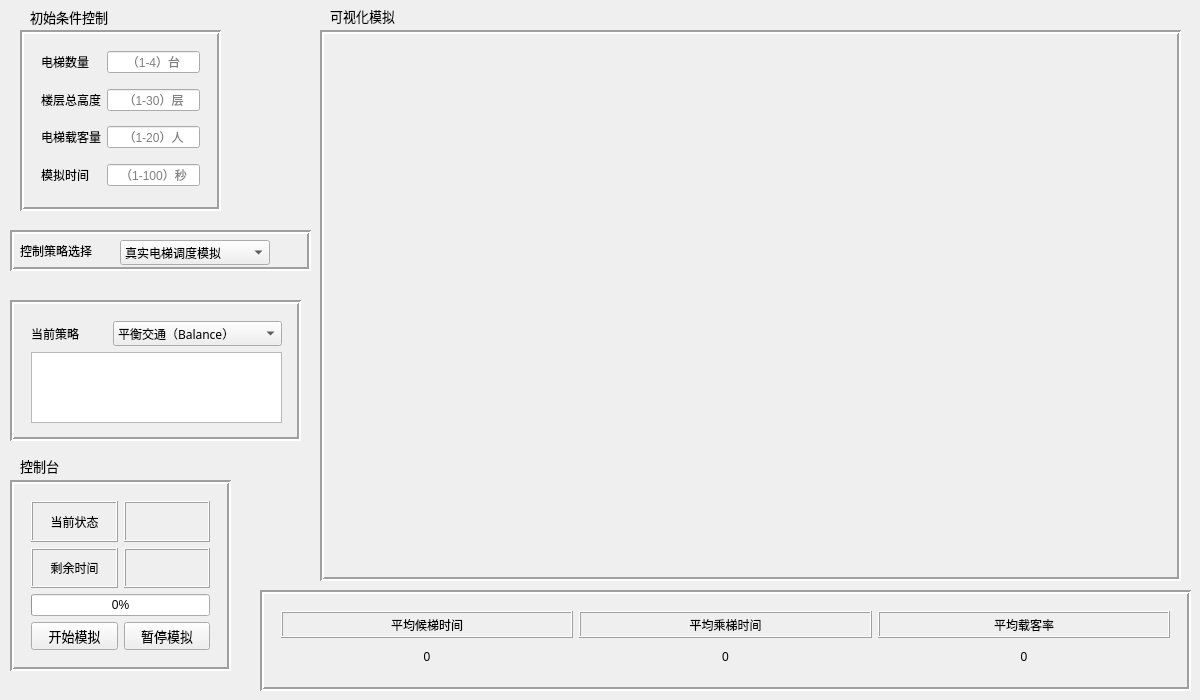
<?xml version="1.0" encoding="UTF-8"?>
<ui version="4.0">
 <class>MCESClass</class>
 <widget class="QMainWindow" name="MCESClass">
  <property name="geometry">
   <rect>
    <x>0</x>
    <y>0</y>
    <width>1200</width>
    <height>700</height>
   </rect>
  </property>
  <property name="windowTitle">
   <string>MCES</string>
  </property>
  <widget class="QWidget" name="centralWidget">
   <widget class="QLabel" name="text_condition">
    <property name="geometry">
     <rect>
      <x>30</x>
      <y>6</y>
      <width>111</width>
      <height>21</height>
     </rect>
    </property>
    <property name="font">
     <font>
      <family>黑体</family>
      <pointsize>10</pointsize>
     </font>
    </property>
    <property name="text">
     <string>初始条件控制</string>
    </property>
    <property name="textFormat">
     <enum>Qt::AutoText</enum>
    </property>
   </widget>
   <widget class="QLabel" name="text_console">
    <property name="geometry">
     <rect>
      <x>20</x>
      <y>456</y>
      <width>51</width>
      <height>20</height>
     </rect>
    </property>
    <property name="font">
     <font>
      <family>黑体</family>
      <pointsize>10</pointsize>
     </font>
    </property>
    <property name="text">
     <string>控制台</string>
    </property>
   </widget>
   <widget class="QFrame" name="conditionFrame">
    <property name="geometry">
     <rect>
      <x>20</x>
      <y>30</y>
      <width>201</width>
      <height>181</height>
     </rect>
    </property>
    <property name="frameShape">
     <enum>QFrame::Box</enum>
    </property>
    <property name="frameShadow">
     <enum>QFrame::Sunken</enum>
    </property>
    <property name="lineWidth">
     <number>2</number>
    </property>
    <widget class="QWidget" name="formLayoutWidget">
     <property name="geometry">
      <rect>
       <x>10</x>
       <y>10</y>
       <width>181</width>
       <height>157</height>
      </rect>
     </property>
     <layout class="QFormLayout" name="conditionLayout">
      <item row="0" column="0">
       <widget class="QLabel" name="text_elevatorNum">
        <property name="text">
         <string>电梯数量</string>
        </property>
       </widget>
      </item>
      <item row="0" column="1">
       <widget class="QLineEdit" name="elevatorNum">
        <property name="text">
         <string/>
        </property>
        <property name="alignment">
         <set>Qt::AlignCenter</set>
        </property>
        <property name="placeholderText">
         <string>（1-4）台</string>
        </property>
       </widget>
      </item>
      <item row="1" column="0">
       <spacer name="verticalSpacer_3">
        <property name="orientation">
         <enum>Qt::Vertical</enum>
        </property>
        <property name="sizeHint" stdset="0">
         <size>
          <width>20</width>
          <height>40</height>
         </size>
        </property>
       </spacer>
      </item>
      <item row="2" column="0">
       <widget class="QLabel" name="text_maxHeight">
        <property name="text">
         <string>楼层总高度</string>
        </property>
       </widget>
      </item>
      <item row="3" column="0">
       <spacer name="verticalSpacer_2">
        <property name="orientation">
         <enum>Qt::Vertical</enum>
        </property>
        <property name="sizeHint" stdset="0">
         <size>
          <width>20</width>
          <height>40</height>
         </size>
        </property>
       </spacer>
      </item>
      <item row="4" column="0">
       <widget class="QLabel" name="text_cabinVolume">
        <property name="text">
         <string>电梯载客量</string>
        </property>
       </widget>
      </item>
      <item row="4" column="1">
       <widget class="QLineEdit" name="cabinVolume">
        <property name="text">
         <string/>
        </property>
        <property name="alignment">
         <set>Qt::AlignCenter</set>
        </property>
        <property name="placeholderText">
         <string>（1-20）人</string>
        </property>
       </widget>
      </item>
      <item row="5" column="0">
       <spacer name="verticalSpacer">
        <property name="orientation">
         <enum>Qt::Vertical</enum>
        </property>
        <property name="sizeHint" stdset="0">
         <size>
          <width>20</width>
          <height>40</height>
         </size>
        </property>
       </spacer>
      </item>
      <item row="6" column="0">
       <widget class="QLabel" name="text_simulateDuration">
        <property name="text">
         <string>模拟时间</string>
        </property>
        <property name="alignment">
         <set>Qt::AlignCenter</set>
        </property>
       </widget>
      </item>
      <item row="6" column="1">
       <widget class="QLineEdit" name="simulateDuration">
        <property name="text">
         <string/>
        </property>
        <property name="alignment">
         <set>Qt::AlignCenter</set>
        </property>
        <property name="placeholderText">
         <string>（1-100）秒</string>
        </property>
        <property name="clearButtonEnabled">
         <bool>false</bool>
        </property>
       </widget>
      </item>
      <item row="2" column="1">
       <widget class="QLineEdit" name="maxHeight">
        <property name="text">
         <string/>
        </property>
        <property name="alignment">
         <set>Qt::AlignCenter</set>
        </property>
        <property name="readOnly">
         <bool>false</bool>
        </property>
        <property name="placeholderText">
         <string>（1-30）层</string>
        </property>
       </widget>
      </item>
     </layout>
    </widget>
   </widget>
   <widget class="QFrame" name="policyFrame">
    <property name="geometry">
     <rect>
      <x>10</x>
      <y>300</y>
      <width>291</width>
      <height>141</height>
     </rect>
    </property>
    <property name="frameShape">
     <enum>QFrame::Box</enum>
    </property>
    <property name="frameShadow">
     <enum>QFrame::Sunken</enum>
    </property>
    <property name="lineWidth">
     <number>2</number>
    </property>
    <widget class="QWidget" name="gridLayoutWidget">
     <property name="geometry">
      <rect>
       <x>10</x>
       <y>10</y>
       <width>273</width>
       <height>124</height>
      </rect>
     </property>
     <layout class="QGridLayout" name="policyLayout">
      <item row="0" column="1">
       <widget class="QComboBox" name="policySelection">
        <property name="font">
         <font>
          <family>宋体</family>
          <pointsize>9</pointsize>
         </font>
        </property>
        <property name="sizeAdjustPolicy">
         <enum>QComboBox::AdjustToContentsOnFirstShow</enum>
        </property>
        <item>
         <property name="text">
          <string>平衡交通（Balance）</string>
         </property>
        </item>
        <item>
         <property name="text">
          <string>上行高峰期（Up-Peak）</string>
         </property>
        </item>
        <item>
         <property name="text">
          <string>下行高峰期（Down-Peak）</string>
         </property>
        </item>
        <item>
         <property name="text">
          <string>二路交通（Two-Way）</string>
         </property>
        </item>
       </widget>
      </item>
      <item row="0" column="0">
       <widget class="QLabel" name="text_currentPolicy">
        <property name="font">
         <font>
          <family>黑体</family>
         </font>
        </property>
        <property name="text">
         <string>当前策略</string>
        </property>
       </widget>
      </item>
      <item row="1" column="0" colspan="2">
       <widget class="QTextBrowser" name="policyDescribe">
        <property name="font">
         <font>
          <family>黑体</family>
          <pointsize>10</pointsize>
          <underline>false</underline>
         </font>
        </property>
        <property name="focusPolicy">
         <enum>Qt::StrongFocus</enum>
        </property>
        <property name="layoutDirection">
         <enum>Qt::LeftToRight</enum>
        </property>
       </widget>
      </item>
     </layout>
    </widget>
   </widget>
   <widget class="QFrame" name="consoleFrame">
    <property name="geometry">
     <rect>
      <x>10</x>
      <y>480</y>
      <width>221</width>
      <height>191</height>
     </rect>
    </property>
    <property name="frameShape">
     <enum>QFrame::Box</enum>
    </property>
    <property name="frameShadow">
     <enum>QFrame::Sunken</enum>
    </property>
    <property name="lineWidth">
     <number>2</number>
    </property>
    <widget class="QWidget" name="gridLayoutWidget_2">
     <property name="geometry">
      <rect>
       <x>10</x>
       <y>10</y>
       <width>201</width>
       <height>171</height>
      </rect>
     </property>
     <layout class="QGridLayout" name="consoleLayout">
      <item row="1" column="2">
       <widget class="QLabel" name="leftTime">
        <property name="frameShape">
         <enum>QFrame::Box</enum>
        </property>
        <property name="frameShadow">
         <enum>QFrame::Raised</enum>
        </property>
        <property name="lineWidth">
         <number>1</number>
        </property>
        <property name="text">
         <string/>
        </property>
        <property name="alignment">
         <set>Qt::AlignCenter</set>
        </property>
        <property name="margin">
         <number>1</number>
        </property>
       </widget>
      </item>
      <item row="1" column="1">
       <widget class="QLabel" name="text_leftTime">
        <property name="frameShape">
         <enum>QFrame::Box</enum>
        </property>
        <property name="frameShadow">
         <enum>QFrame::Raised</enum>
        </property>
        <property name="text">
         <string>剩余时间</string>
        </property>
        <property name="alignment">
         <set>Qt::AlignCenter</set>
        </property>
        <property name="margin">
         <number>0</number>
        </property>
       </widget>
      </item>
      <item row="3" column="1">
       <widget class="QPushButton" name="startSimulateButton">
        <property name="font">
         <font>
          <family>黑体</family>
          <pointsize>10</pointsize>
         </font>
        </property>
        <property name="text">
         <string>开始模拟</string>
        </property>
       </widget>
      </item>
      <item row="3" column="2">
       <widget class="QPushButton" name="pauseSimulateButton">
        <property name="font">
         <font>
          <family>黑体</family>
          <pointsize>10</pointsize>
         </font>
        </property>
        <property name="text">
         <string>暂停模拟</string>
        </property>
       </widget>
      </item>
      <item row="2" column="1" colspan="2">
       <widget class="QProgressBar" name="simulateProcess">
        <property name="value">
         <number>0</number>
        </property>
        <property name="alignment">
         <set>Qt::AlignCenter</set>
        </property>
       </widget>
      </item>
      <item row="0" column="2">
       <widget class="QLabel" name="currentStatus">
        <property name="frameShape">
         <enum>QFrame::Box</enum>
        </property>
        <property name="frameShadow">
         <enum>QFrame::Raised</enum>
        </property>
        <property name="text">
         <string/>
        </property>
        <property name="alignment">
         <set>Qt::AlignCenter</set>
        </property>
        <property name="margin">
         <number>1</number>
        </property>
       </widget>
      </item>
      <item row="0" column="1">
       <widget class="QLabel" name="text_status">
        <property name="frameShape">
         <enum>QFrame::Box</enum>
        </property>
        <property name="frameShadow">
         <enum>QFrame::Raised</enum>
        </property>
        <property name="midLineWidth">
         <number>0</number>
        </property>
        <property name="text">
         <string>当前状态</string>
        </property>
        <property name="scaledContents">
         <bool>false</bool>
        </property>
        <property name="alignment">
         <set>Qt::AlignCenter</set>
        </property>
        <property name="wordWrap">
         <bool>false</bool>
        </property>
        <property name="margin">
         <number>0</number>
        </property>
       </widget>
      </item>
     </layout>
    </widget>
   </widget>
   <widget class="QFrame" name="simulateGraphFrame">
    <property name="geometry">
     <rect>
      <x>320</x>
      <y>30</y>
      <width>861</width>
      <height>551</height>
     </rect>
    </property>
    <property name="frameShape">
     <enum>QFrame::Box</enum>
    </property>
    <property name="frameShadow">
     <enum>QFrame::Sunken</enum>
    </property>
    <property name="lineWidth">
     <number>2</number>
    </property>
    <widget class="QWidget" name="horizontalLayoutWidget">
     <property name="geometry">
      <rect>
       <x>10</x>
       <y>10</y>
       <width>841</width>
       <height>531</height>
      </rect>
     </property>
     <layout class="QHBoxLayout" name="simulateGraph"/>
    </widget>
   </widget>
   <widget class="QLabel" name="text_simulateGraph">
    <property name="geometry">
     <rect>
      <x>330</x>
      <y>6</y>
      <width>91</width>
      <height>20</height>
     </rect>
    </property>
    <property name="font">
     <font>
      <family>黑体</family>
      <pointsize>10</pointsize>
     </font>
    </property>
    <property name="text">
     <string>可视化模拟</string>
    </property>
   </widget>
   <widget class="QFrame" name="simulateResultFrame">
    <property name="geometry">
     <rect>
      <x>260</x>
      <y>590</y>
      <width>931</width>
      <height>101</height>
     </rect>
    </property>
    <property name="frameShape">
     <enum>QFrame::Box</enum>
    </property>
    <property name="frameShadow">
     <enum>QFrame::Sunken</enum>
    </property>
    <property name="lineWidth">
     <number>2</number>
    </property>
    <widget class="QWidget" name="gridLayoutWidget_4">
     <property name="geometry">
      <rect>
       <x>10</x>
       <y>10</y>
       <width>911</width>
       <height>81</height>
      </rect>
     </property>
     <layout class="QGridLayout" name="simulateResultLayout">
      <item row="0" column="2">
       <widget class="QLabel" name="text_ARC">
        <property name="frameShape">
         <enum>QFrame::Box</enum>
        </property>
        <property name="frameShadow">
         <enum>QFrame::Raised</enum>
        </property>
        <property name="text">
         <string>平均载客率</string>
        </property>
        <property name="alignment">
         <set>Qt::AlignCenter</set>
        </property>
       </widget>
      </item>
      <item row="1" column="2">
       <widget class="QLabel" name="ARC">
        <property name="text">
         <string>0</string>
        </property>
        <property name="alignment">
         <set>Qt::AlignCenter</set>
        </property>
       </widget>
      </item>
      <item row="1" column="0">
       <widget class="QLabel" name="AWD">
        <property name="text">
         <string>0</string>
        </property>
        <property name="alignment">
         <set>Qt::AlignCenter</set>
        </property>
       </widget>
      </item>
      <item row="1" column="1">
       <widget class="QLabel" name="ATD">
        <property name="text">
         <string>0</string>
        </property>
        <property name="alignment">
         <set>Qt::AlignCenter</set>
        </property>
       </widget>
      </item>
      <item row="0" column="1">
       <widget class="QLabel" name="text_ATD">
        <property name="frameShape">
         <enum>QFrame::Box</enum>
        </property>
        <property name="frameShadow">
         <enum>QFrame::Raised</enum>
        </property>
        <property name="text">
         <string>平均乘梯时间</string>
        </property>
        <property name="alignment">
         <set>Qt::AlignCenter</set>
        </property>
       </widget>
      </item>
      <item row="0" column="0">
       <widget class="QLabel" name="text_AWD">
        <property name="frameShape">
         <enum>QFrame::Box</enum>
        </property>
        <property name="frameShadow">
         <enum>QFrame::Raised</enum>
        </property>
        <property name="text">
         <string>平均候梯时间</string>
        </property>
        <property name="alignment">
         <set>Qt::AlignCenter</set>
        </property>
       </widget>
      </item>
     </layout>
    </widget>
   </widget>
   <widget class="QFrame" name="modelSelectionFrame">
    <property name="geometry">
     <rect>
      <x>10</x>
      <y>230</y>
      <width>301</width>
      <height>41</height>
     </rect>
    </property>
    <property name="frameShape">
     <enum>QFrame::Box</enum>
    </property>
    <property name="frameShadow">
     <enum>QFrame::Sunken</enum>
    </property>
    <property name="lineWidth">
     <number>2</number>
    </property>
    <widget class="QLabel" name="text_model">
     <property name="geometry">
      <rect>
       <x>10</x>
       <y>10</y>
       <width>101</width>
       <height>21</height>
      </rect>
     </property>
     <property name="font">
      <font>
       <family>黑体</family>
      </font>
     </property>
     <property name="text">
      <string>控制策略选择</string>
     </property>
    </widget>
    <widget class="QComboBox" name="modelSelection">
     <property name="geometry">
      <rect>
       <x>110</x>
       <y>10</y>
       <width>180</width>
       <height>21</height>
      </rect>
     </property>
     <property name="font">
      <font>
       <family>宋体</family>
       <pointsize>9</pointsize>
      </font>
     </property>
     <property name="layoutDirection">
      <enum>Qt::LeftToRight</enum>
     </property>
     <property name="sizeAdjustPolicy">
      <enum>QComboBox::AdjustToContents</enum>
     </property>
     <item>
      <property name="text">
       <string>真实电梯调度模拟</string>
      </property>
     </item>
     <item>
      <property name="text">
       <string>蚁群算法优化调度模拟</string>
      </property>
     </item>
    </widget>
   </widget>
  </widget>
 </widget>
 <layoutdefault spacing="6" margin="11"/>
 <resources>
  <include location="MCES.qrc"/>
 </resources>
 <connections/>
</ui>
